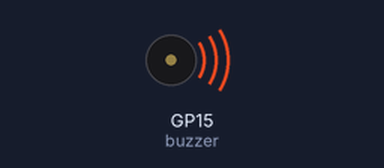
The program below on a simulated Raspberry Pi Pico running MicroPython. Shown: buzzer (waves = sounding). At 1.5 s the program stops and its outputs stay as they are.

Above: at 0.1 s.
At 1.6 s:
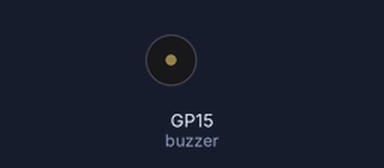
Timing chart, 0 to 3.0 s (numbered marks = the images above):
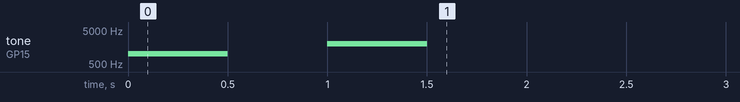

The program:

01_buzzer_ton.py
```python
"""
Lektion 3.1: Buzzer – Töne mit PWM

LERNZIELE:
- PWM (Pulsweitenmodulation) kennenlernen
- Frequenz und Lautstärke unterscheiden

PYTHON-KONZEPTE:
- PWM(Pin) erzeugt ein schnelles Ein/Aus-Signal
- buzzer.freq(hz)  = Tonhöhe (Hz)
- buzzer.duty_u16(v) = Lautstärke (0 = aus, 32768 = ~50 %, 65535 = max)

HARDWARE:
- Passiver Piezo-Buzzer
- +  (rot)   → GPIO 15 (Pin 20)
- -- (schw.) → GND    (Pin 23)

HINWEIS:
  Aktive Buzzer haben einen festen Ton. Für diese Lektion brauchst du einen
  passiven Buzzer, bei dem du die Tonhöhe selbst einstellen kannst.
"""

from machine import Pin, PWM
from utime import sleep

buzzer = PWM(Pin(15))
buzzer.duty_u16(0)            # erstmal stumm schalten

# Ein kurzer Piep bei 1000 Hz (A-Kammerton wäre 440 Hz)
buzzer.freq(1000)
buzzer.duty_u16(32768)        # ~ halbe Lautstärke
sleep(0.5)
buzzer.duty_u16(0)            # aus

sleep(0.5)

# Jetzt ein höherer Ton
buzzer.freq(2000)
buzzer.duty_u16(32768)
sleep(0.5)
buzzer.duty_u16(0)


# ============================================================
# AUFGABEN ZUM AUSPROBIEREN
# ============================================================
# 1. Probiere verschiedene Frequenzen aus:
#    220, 440, 880, 1760 Hz -- was stellst du fest?
#
# 2. Ändere die Lautstärke mit duty_u16(): 8192, 32768, 49152.
#
# 3. Schreibe eine Sirene: Ton steigt von 500 Hz auf 2000 Hz
#    und fällt zurück (for-Schleife mit range).
#
# 4. CHALLENGE: Kombiniere Poti (Lektion 2.3) + Buzzer zu einem
#    "Theremin": Poti-Stellung bestimmt die Tonhöhe live.
# ============================================================
```

Measured:
- by itself, tone on GP15 (buzzer): silent → 1000 Hz at 0.00 s, → silent 0.50 s later, → 2000 Hz 0.50 s later, → silent 0.50 s later
